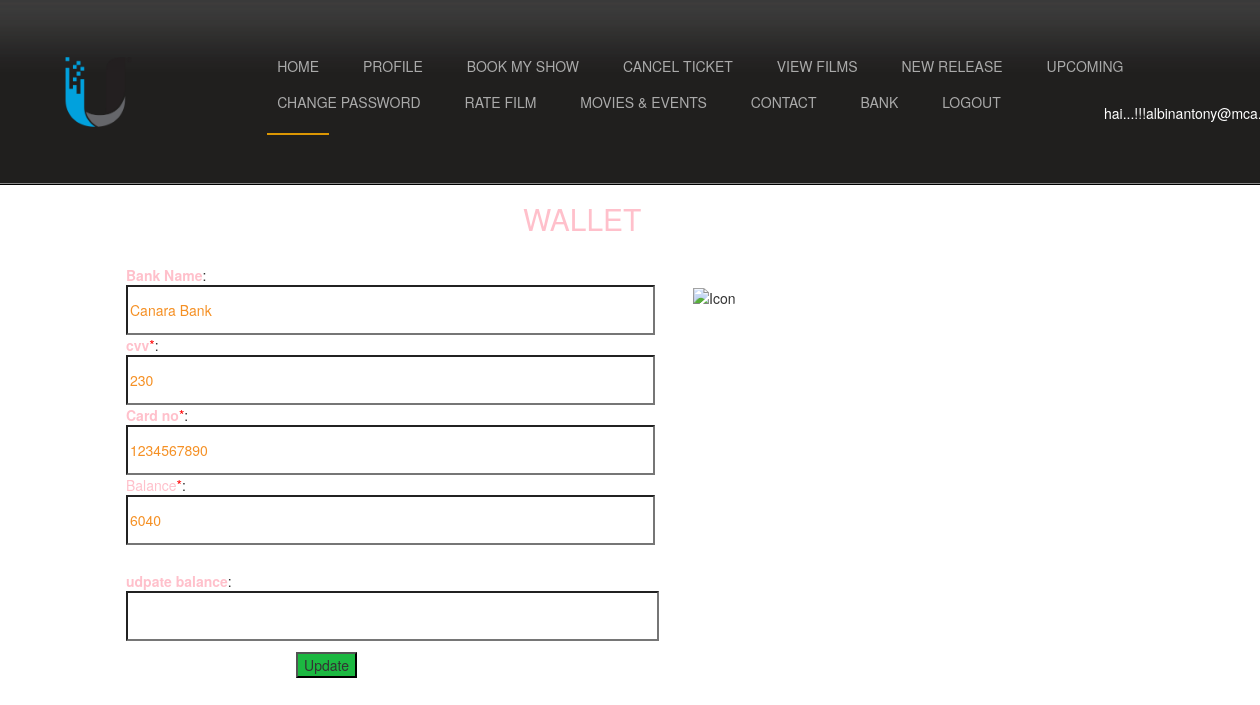
/mywallet.php (signed in), run on the app's committed database.
### tables this page shows
CREATE TABLE `wallet` (
  `w_id` int(11) NOT NULL,
  `logid` int(11) NOT NULL,
  `w_acc_no` int(11) NOT NULL,
  `cvv` int(11) NOT NULL,
  `bank_name` varchar(30) NOT NULL,
  `balance` int(30) NOT NULL,
  `w_passwd` varchar(30) NOT NULL,
  `status` tinyint(4) NOT NULL DEFAULT '0'
);

### mywallet.php (the view, shortened to what this page needs)
<?php
include 'connection.php';
$lid=$_SESSION['lid'];
?>
<!DOCTYPE HTML>
<html>
<head>
<link rel="stylesheet" href="public/css/bootstrap.min.css">
<link rel="stylesheet" href="css/style.css" type="text/css" media="all" />
<link rel="stylesheet" href="css/flexslider.css" type="text/css" media="all" />
<link type="text/css" rel="stylesheet" href="http://www.dreamtemplate.com/dreamcodes/tabs/css/tsc_tabs.css" />
<link rel="stylesheet" href="css/tsc_tabs.css" type="text/css" media="all" />
  <link rel="stylesheet" href="https://maxcdn.bootstrapcdn.com/bootstrap/3.3.7/css/bootstrap.min.css">
</head>
<body>
<div class="header">
	<div class="header-top">
		<div class="wrap">
			<div class="banner-no">
		  		<img src="images/universal.png" style="width:70px;height:70px;" alt=""/>
		    </div>
			  <div class="nav-wrap">
					<ul class="group" id="example-one">
			           <li class="current_page_item"><a href="userhome.php">Home</a></li>
					   <li><a href="profileview.php">Profile</a></li>
						<li><a href="userviewfilms.php">Book My Show </a></li>
						<li><a href="cancel.php">Cancel Ticket </a></li>
						<li><a href="userviewfilms.php">View films </a></li>
						<li><a href="newrelease.php">New Release </a></li>
						<li><a href="upcomming.php">Upcoming </a></li>
						<li><a href="userchangepass.php">Change Password</a></li>
						<li><a href="rating.php">Rate Film </a></li>
			  		   <li><a href="movies_events.html">Movies & Events</a></li>
			  		   <li><a href="contact.php">Contact</a></li>
					     <li><div class="dropdown">
  <a href="#">BANK  </a>
</div> </li>
 <li><a href="logout.php">Logout</a></li>
  <?php $mid=$_SESSION['fname'];?>
  <p style="color:white; margin-left:90%; margin-top:-18px">hai...!!!<?php echo $mid;?></p>
			        </ul>
			  </div>
   		</div>
    </div>
	</div>
<div style="width:35%; float:right; position:absolute;margin-left:55%;margin-top:8%;z-index:100;">
<img src="images1/b1.jpg" alt="Icon" style="width:130%;height:90%;">
</div>
<?php
$sql="select * from wallet,login where wallet.logid=$lid";
$result=mysqli_query($con,$sql);
$row=mysqli_fetch_array($result)
	?>
	<form action="#" method="post" enctype="multipart/form-data" name="form2" id="form2">
			<div style="width:35%; height:150%; margin-top:0%;  z-index:100; margin-left:10%;">
			<h2 style="color:pink;margin-left:90%; margin-top:4%;">WALLET</h2><br />
			<span style="color:pink;"><b>Bank Name</b></span><span style="color:red;"></span>:<input type="text" name="bname" value="<?php echo $row['bank_name']?>"   style="z-index:50px; width:120%; height:50px; background-color: white; color:#F59024;" readonly >
			<span style="color:pink;"><b>cvv</b></span><span style="color:red;">*</span>:<input type="text" name="cvv"  value="<?php echo $row['cvv']?>"  style="z-index:50px; width:120%; height:50px;  color:red; background-color: white; color:#F59024;" readonly>
		<span style="color:pink;"><b>Card no</b></span><span style="color:red;">*</span>:<input type="text" name="cardno" value="<?php echo $row['w_acc_no']?>"   style="z-index:50px; width:120%; height:50px;  color:red; background-color: white; color:#F59024;" readonly>
			<span style="color:pink;">Balance</span><span style="color:red;">*</span>:<input type="text" name="psw" value="<?php echo $row['balance']?>"  style="z-index:50px; width:120%; height:50px;  color:red; background-color: white; color:#F59024;" readonly >
</div >
<div style="margin-top:2%; margin-left:10%">
<form action="#" method="post" enctype="multipart/form-data" name="form1" id="form1">
<span style="color:pink;"><b>udpate balance</b></span><span style="color:red;"></span>:</br><input type="text" name="bal" style="z-index:50px; width:47%; height:50px; background-color: white; color:#F59024;" >
<table style="width:-5%; margin-left:15%;	28%;margin-top:1%;"><tr><td><button type="submit"name="submit3" style="background: rgb(28, 184, 65);;">Update</button></td></tr></table>
</div>
</body>
</html>

### css/style.css (style rules this page uses)
html,body,div,span,applet,object,iframe,h1,h2,h3,h4,h5,h6,p,blockquote,pre,a,abbr,acronym,address,big,cite,code,del,dfn,em,img,ins,kbd,q,s,samp,small,strike,strong,sub,sup,tt,var,b,u,i,dl,dt,dd,ol,nav ul,nav li,fieldset,form,label,legend,table,caption,tbody,tfoot,thead,tr,th,td,article,aside,canvas,details,embed,figure,figcaption,footer,header,hgroup,menu,nav,output,ruby,section,summary,time,mark,audio,video { margin:0;padding:0;border:0;font-size:100%;font:inherit;vertical-align:baseline; }
ol,ul { list-style:none;margin:0;padding:0; }
table { border-collapse:collapse;border-spacing:0; }
a { text-decoration:none; }
img { max-width:100%; }
body { font-family: 'AmbleRegular'; background:#fff; }
.header { background: url(../images/hd-bg.png); }
.header-top { border-bottom: 2px ridge #333; }
.wrap { width:80%; height:100%; margin:0 auto; }
.banner-no { float:left; margin-top:5%; }
.nav-wrap { float: right; width: 82%; margin: 50px auto; }
.nav-wrap ul { float:right; }
.group:after { visibility: hidden; display: block; content: ""; clear: both; height: 0; }
#example-one { margin: 0 auto; list-style: none; position: relative; }
#example-one li { display: inline-block; margin-right: 20px; }
#example-one a { color: #aaa; font-size: 14px; float: left; padding: 6px 10px 4px 10px; text-decoration: none; text-transform: uppercase; }
a { color:#888; font-size:13px; line-height:1.5em; }
@media only screen and (max-width:1280px) and (min-width:1024px) { .wrap { width:90%; } }

### mywallet.php (style rules this page uses)
.dropdown { position: relative; display: inline-block; color: white; margin-top:1.2%; }

### data on the page
wallet: bname "Canara Bank", cvv "230", cardno "1234567890", psw "6040"
